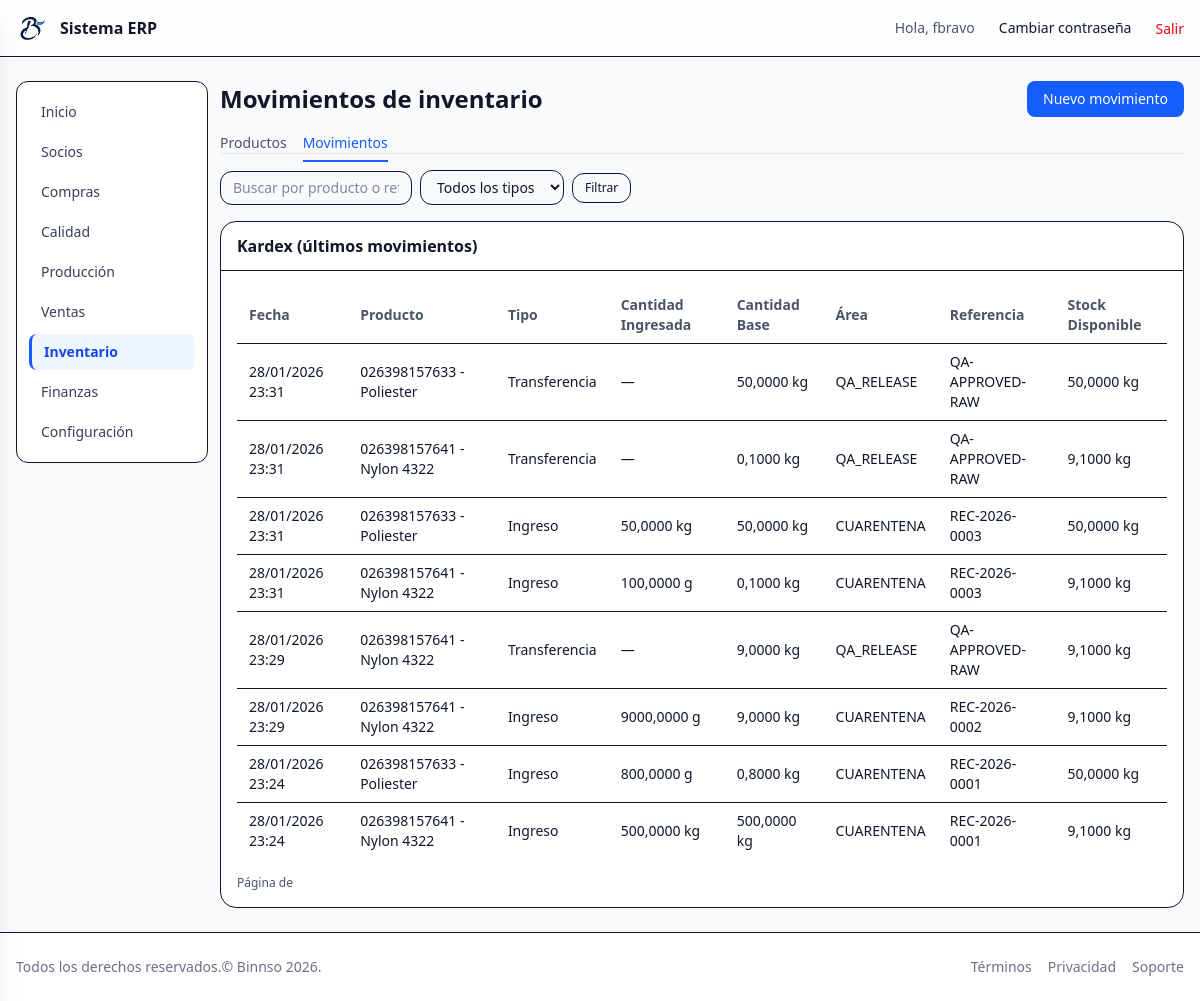
The app's page /inventory/movements/ (signed in), older data.
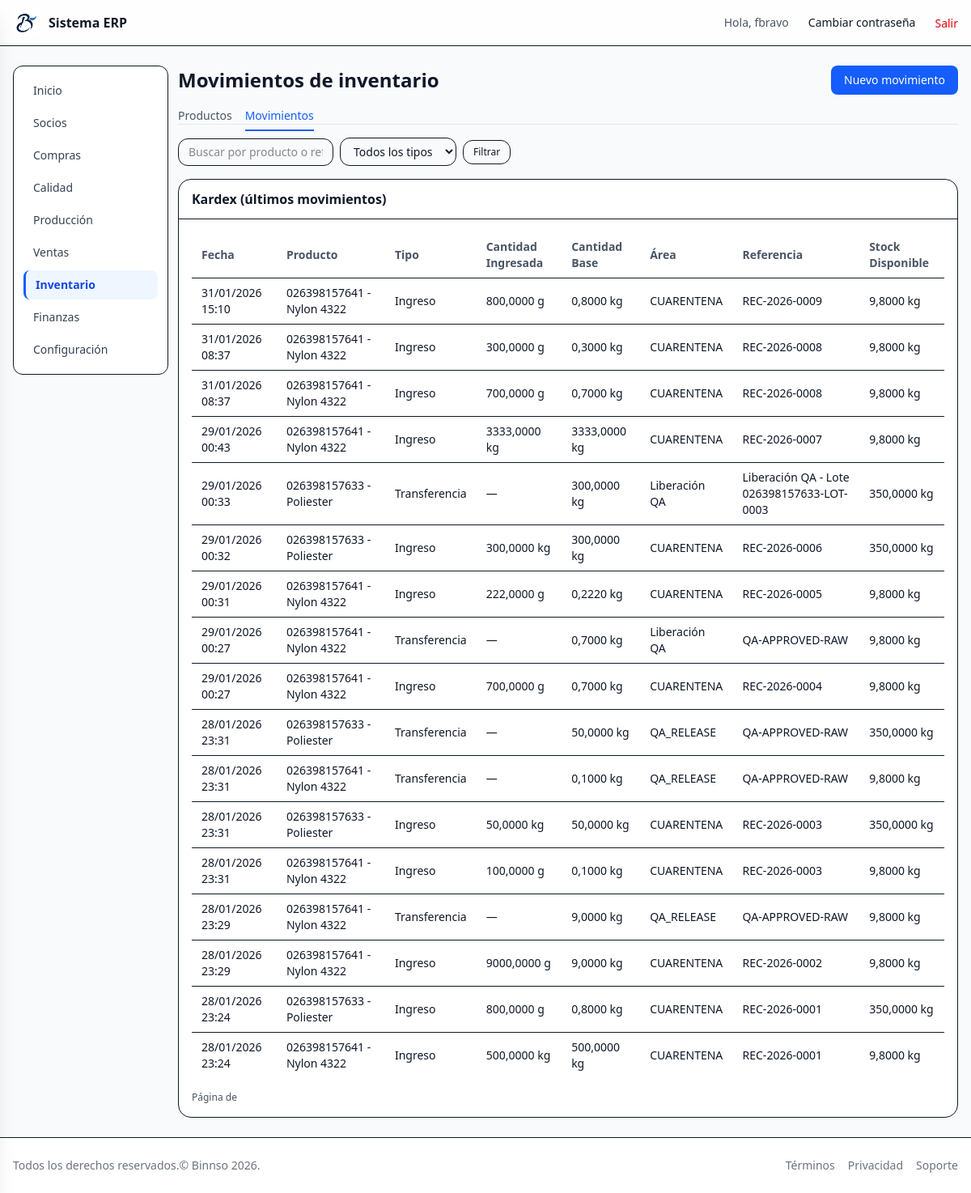
The same page, newer data.
### inventory/models.py (models this page shows, shortened)
class InventoryMove(AuditModel):
    product = models.ForeignKey(Product, on_delete=models.PROTECT, related_name="moves")
    lot = models.ForeignKey(Lot, on_delete=models.PROTECT, related_name="moves", null=True, blank=True)
    movement_type = models.CharField(max_length=3, choices=MovementTypes.choices)
    date = models.DateTimeField(auto_now_add=True)
    quantity = models.DecimalField(max_digits=12, decimal_places=4)
    unit_displayed = models.ForeignKey(Unit,on_delete=models.PROTECT, null=True)  # Unidad que vio el usuario
    quantity_displayed = models.DecimalField(max_digits=10, decimal_places=4,null=True)  # Cantidad que ingresó el usuario
    unit_cost = models.DecimalField(max_digits=10, decimal_places=4, null=True, blank=True)
    reference = models.CharField(max_length=100, blank=True, null=True)  # ej: factura, OC
    warehouse = models.ForeignKey(
        Warehouse,
        on_delete=models.PROTECT,
        related_name="moves",
        verbose_name="Bodega",
        null=True,
        blank=True,
    )
    location = models.ForeignKey(
        Location,
        on_delete=models.PROTECT,
        related_name="moves",
        verbose_name="Ubicación",
        null=True,
        blank=True,
    )
    area = models.CharField(max_length=100, blank=True, null=True)  # ej: Bodega, Producción
    notes = models.TextField(blank=True, null=True)
    reason = models.CharField(max_length=30, choices=MovementReason.choices, blank=True, null=True)
    from_location = models.ForeignKey(Location, on_delete=models.PROTECT, related_name="moves_from", null=True, blank=True)
    to_location = models.ForeignKey(Location, on_delete=models.PROTECT, related_name="moves_to", null=True, blank=True)
    from_warehouse = models.ForeignKey(Warehouse, on_delete=models.PROTECT, related_name="moves_from_wh", null=True, blank=True)
    to_warehouse = models.ForeignKey(Warehouse, on_delete=models.PROTECT, related_name="moves_to_wh", null=True, blank=True)
    class Meta:
        verbose_name = "Movimiento de inventario"
        verbose_name_plural = "Movimientos de inventario"
        ordering = ["-date"]

class Product(AuditModel):
    product_type = models.CharField(
    max_length=10,
    choices=ProductType.choices,
    default=ProductType.RAW,   # Por defecto materia prima
    )
    code = models.CharField(max_length=50, unique=True ) # codigo uncio de producto
    code_2 = models.CharField(max_length=50, blank=True, null=True)
    name = models.CharField(max_length=200)
    base_unit = models.ForeignKey(   #  unidad técnica base
        Unit,
        on_delete=models.PROTECT,
        related_name="products",
        verbose_name="Unidad base",
    )
    unit_price = models.DecimalField(max_digits=10, decimal_places=4, default=0)
    unit_cost = models.DecimalField(max_digits=10, decimal_places=4,  null=True, blank=True)
    tax_scheme = models.ForeignKey(
        TaxScheme,
        on_delete=models.SET_NULL,
        null=True,
        blank=True,
        related_name="products",
        verbose_name="Esquema tributario",
    )
    provider = models.CharField(max_length=200, blank=True, null=True)
    category = models.CharField(max_length=100, blank=True, null=True)
    brand = models.CharField(max_length=100, blank=True, null=True)
    attribute1 = models.CharField(max_length=100, blank=True, null=True)
    attribute2 = models.CharField(max_length=100, blank=True, null=True)
    is_active = models.BooleanField(default=True)
    lot_prefix = models.CharField(
        max_length=20,
        blank=True,
        null=True,
        help_text="Prefijo para el lote de producción (ej: CAP, CAM, 00101, 00102)."
    )
    use_date_in_lot = models.BooleanField(
        default=True,
        help_text="Si está activo, el lote incluye mes y año de fabricación."
    )
    class Meta:
        ordering = ["name"]
        verbose_name = "Producto"
        verbose_name_plural = "Productos"
        permissions = [
            ("export_product", "Puede exportar productos"),
        ]

class Stock(AuditModel):
    product = models.OneToOneField(Product, on_delete=models.CASCADE, related_name="stock")
    quantity = models.DecimalField(max_digits=12, decimal_places=4, default=0)
    class Meta:
        verbose_name = "Stock"
        verbose_name_plural = "Stocks"

### core/models.py (models this page shows, shortened)
class AuditModel(models.Model):
    created_at = models.DateTimeField(auto_now_add=True)
    updated_at = models.DateTimeField(auto_now=True)
    created_by = models.ForeignKey(settings.AUTH_USER_MODEL, null=True, blank=True,
    related_name="%(class)s_created", on_delete=models.SET_NULL)
    updated_by = models.ForeignKey(settings.AUTH_USER_MODEL, null=True, blank=True,
    related_name="%(class)s_updated", on_delete=models.SET_NULL)
    class Meta:
        abstract = True

class Unit(AuditModel):
    code = models.CharField(max_length=10,unique=True,
    help_text="Código corto: kg, g, m, cm, un, caja, etc."
    )
    name = models.CharField(max_length=50,
    help_text="Nombre descriptivo: Kilogramo, Metro, Unidad, Caja..."
    )
    category = models.CharField(max_length=10,choices=UnitCategory.choices,default=UnitCategory.COUNT,
    )
    factor_to_base = models.DecimalField(max_digits=10,decimal_places=4,
    help_text="Factor para convertir a la unidad base de la categoría"
    )
    is_active = models.BooleanField(default=True)
    class Meta:
        verbose_name = "Unidad de medida"
        verbose_name_plural = "Unidades de medida"

### inventory/views.py (the view)
# urls.py: path("movements/", views.InventoryMoveListView.as_view(), name="movements_list"),
class InventoryMoveListView(LoginRequiredMixin, ModulePermissionMixin, ListView):
    permission_required = "inventory.view_inventorymove"
    model = InventoryMove
    template_name = "inventory/movements_list.html"
    context_object_name = "page"
    paginate_by = 20
    def get_queryset(self):
        from django.db.models import Q
        qs = InventoryMove.objects.select_related("product").order_by("-date")
        q = self.request.GET.get("q", "").strip()
        product_id = self.request.GET.get("product")
        move_type = self.request.GET.get("type", "").strip()
        if q:
            qs = qs.filter(
                Q(product__name__icontains=q)
                | Q(product__code__icontains=q)
                | Q(reference__icontains=q)
            )
        if product_id:
            qs = qs.filter(product_id=product_id)
        if move_type:
            qs = qs.filter(movement_type=move_type)
        return qs
    def get_context_data(self, **kwargs):
        from .models import MovementTypes
        ctx = super().get_context_data(**kwargs)
        ctx["type_choices"] = MovementTypes.choices
        return ctx

### templates/inventory/movements_list.html (shortened to what this page needs)
{% extends 'layouts/app.html' %}
{% block app_header %}
  <div class="mb-4 flex items-center justify-between">
    <h1 class="text-2xl font-bold">Movimientos de inventario</h1>
    <a href="{% url 'inventory:movements_create' %}"
       class="rounded-lg bg-blue-600 px-4 py-2 text-sm font-medium text-white hover:bg-blue-700">
      Nuevo movimiento
    </a>
  </div>
{% endblock %}
{% block app_content %}
  {% include 'inventory/_nav.html' %}
  <form method="get" class="mb-4 flex flex-wrap items-center gap-2 text-sm">
    <input type="text" name="q" value="{{ request.GET.q|default_if_none:'' }}"
           placeholder="Buscar por producto o referencia…"
           class="w-48 rounded-xl border px-3 py-1.5 text-sm focus:outline-none focus:ring-1 focus:ring-blue-500" />
    <select name="type"
            class="rounded-xl border px-3 py-1.5 text-sm focus:outline-none focus:ring-1 focus:ring-blue-500"
            onchange="this.form.submit()">
      <option value="">Todos los tipos</option>
    </select>
    <button type="submit" class="rounded-xl border px-3 py-1.5 text-xs hover:bg-gray-50">Filtrar</button>
  </form>
  <div class="rounded-2xl border bg-white">
    <div class="border-b px-4 py-3">
      <h2 class="font-semibold">Kardex (últimos movimientos)</h2>
    </div>
    <div class="hidden md:block overflow-x-auto p-4">
      <table class="min-w-full text-sm">
        <thead>
          <tr class="text-left text-gray-600">
            <th class="px-3 py-2">Fecha</th>
            <th class="px-3 py-2">Producto</th>
            <th class="px-3 py-2">Tipo</th>
            <th class="px-3 py-2">Cantidad Ingresada</th>
            <th class="px-3 py-2">Cantidad Base</th>
            <th class="px-3 py-2">Área</th>
            <th class="px-3 py-2">Referencia</th>
            <th class="px-3 py-2">Stock Disponible</th>
          </tr>
        </thead>
        <tbody>
          {% for m in page %}
            <tr class="border-t">
              <td class="px-3 py-2">{{ m.date|date:"d/m/Y H:i" }}</td>
              <td class="px-3 py-2">{{ m.product.code }} - {{ m.product.name }}</td>
              <td class="px-3 py-2">{{ m.get_movement_type_display }}</td>
              <td class="px-3 py-2">
                {% if m.quantity_displayed and m.unit_displayed %}
                  {{ m.quantity_displayed }} {{ m.unit_displayed.code }}
                {% else %}
                  —
                {% endif %}
              </td>
              <td class="px-3 py-2">{{ m.quantity }} {{ m.product.base_unit.code }}</td>
              <td class="px-3 py-2">{{ m.area|default:"—" }}</td>
              <td class="px-3 py-2">{{ m.reference|default:"—" }}</td>
              <td class="px-3 py-2">
                {% if m.movement_type == "IN" %}
                  {{ m.product.stock.quantity }} {{ m.product.base_unit.code }}
                {% else %}
                  {% with stock=m.product.stock.quantity %}
                    {% if m.movement_type == "OUT" %}
                      {{ stock|add:"-m.quantity" }} {{ m.product.base_unit.code }}
                    {% else %}
                      {{ stock }} {{ m.product.base_unit.code }}
                    {% endif %}
                  {% endwith %}
                {% endif %}
              </td>
            </tr>
          {% empty %}
            <tr>
              <td colspan="8" class="px-3 py-6 text-center text-gray-500">Sin movimientos</td>
            </tr>
          {% endfor %}
        </tbody>
      </table>
      <div class="mt-4 flex items-center justify-between text-xs text-gray-600">
        <div>
          Página {{ page.number }} de {{ page.paginator.num_pages }}
        </div>
      </div>
    </div>
  </div>
{% endblock %}

### templates/partials/_navbar.html (shortened to what this page needs)
{% load static %}
<header class="bg-white/80 backdrop-blur border-b">
  <div class="container mx-auto max-w-7xl px-4 py-3 flex items-center justify-between">
    <a href="{% url 'dashboard' %}" class="flex items-center gap-3">
      <img src="{% static 'img/logo.png' %}" alt="Logo" class="h-8 w-8" />
      <span class="font-semibold">Sistema ERP</span>
    </a>
    <nav class="hidden md:flex items-center gap-6">
      {% if request.user.is_authenticated %}
        <span class="text-sm text-gray-600">Hola, {{ request.user.get_username }}</span>
        <a href="{% url 'password_change' %}" class="text-sm hover:underline">Cambiar contraseña</a>
        <form method="post" action="{% url 'logout' %}" class="inline">
          <button type="submit" class="text-sm text-red-600 hover:underline">
          Salir
        </button>
          </form>
      {% else %}
        <a href="{% url 'login' %}" class="text-sm text-blue-600 hover:underline">Iniciar sesión</a>
      {% endif %}
    </nav>
  </div>
</header>

Row changes from the older to the newer data that the page shows:
added InventoryMove: date "31/01/2026 15:10", product.code "026398157641", product.name "Nylon 4322", movement_type "Ingreso", quantity_displayed "800,0000", unit_displayed.code "g", quantity "0,8000", product.base_unit.code "kg", area "CUARENTENA", reference "REC-2026-0009", product.stock.quantity "9,8000"
added InventoryMove: date "31/01/2026 08:37", product.code "026398157641", product.name "Nylon 4322", movement_type "Ingreso", quantity_displayed "300,0000", unit_displayed.code "g", quantity "0,3000", product.base_unit.code "kg", area "CUARENTENA", reference "REC-2026-0008", product.stock.quantity "9,8000"
added InventoryMove: date "31/01/2026 08:37", product.code "026398157641", product.name "Nylon 4322", movement_type "Ingreso", quantity_displayed "700,0000", unit_displayed.code "g", quantity "0,7000", product.base_unit.code "kg", area "CUARENTENA", reference "REC-2026-0008", product.stock.quantity "9,8000"
added InventoryMove: date "29/01/2026 00:43", product.code "026398157641", product.name "Nylon 4322", movement_type "Ingreso", quantity_displayed "3333,0000", unit_displayed.code "kg", quantity "3333,0000", product.base_unit.code "kg", area "CUARENTENA", reference "REC-2026-0007", product.stock.quantity "9,8000"
added InventoryMove: date "29/01/2026 00:33", product.code "026398157633", product.name "Poliester", movement_type "Transferencia", quantity "300,0000", product.base_unit.code "kg", area "Liberación QA", reference "Liberación QA - Lote 026398157633-LOT-0003", product.stock.quantity "350,0000"
added InventoryMove: date "29/01/2026 00:32", product.code "026398157633", product.name "Poliester", movement_type "Ingreso", quantity_displayed "300,0000", unit_displayed.code "kg", quantity "300,0000", product.base_unit.code "kg", area "CUARENTENA", reference "REC-2026-0006", product.stock.quantity "350,0000"
added InventoryMove: date "29/01/2026 00:31", product.code "026398157641", product.name "Nylon 4322", movement_type "Ingreso", quantity_displayed "222,0000", unit_displayed.code "g", quantity "0,2220", product.base_unit.code "kg", area "CUARENTENA", reference "REC-2026-0005", product.stock.quantity "9,8000"
added InventoryMove: date "29/01/2026 00:27", product.code "026398157641", product.name "Nylon 4322", movement_type "Transferencia", quantity "0,7000", product.base_unit.code "kg", area "Liberación QA", reference "QA-APPROVED-RAW", product.stock.quantity "9,8000"
added InventoryMove: date "29/01/2026 00:27", product.code "026398157641", product.name "Nylon 4322", movement_type "Ingreso", quantity_displayed "700,0000", unit_displayed.code "g", quantity "0,7000", product.base_unit.code "kg", area "CUARENTENA", reference "REC-2026-0004", product.stock.quantity "9,8000"
changed through a linked row, InventoryMove (number 10 of 17 on the later page): product.stock.quantity "50,0000" → "350,0000"
changed through a linked row, InventoryMove (number 11 of 17 on the later page): product.stock.quantity "9,1000" → "9,8000"
changed through a linked row, InventoryMove (number 12 of 17 on the later page): product.stock.quantity "50,0000" → "350,0000"
changed through a linked row, InventoryMove (number 13 of 17 on the later page): product.stock.quantity "9,1000" → "9,8000"
changed through a linked row, InventoryMove (number 14 of 17 on the later page): product.stock.quantity "9,1000" → "9,8000"
changed through a linked row, InventoryMove "REC-2026-0002": product.stock.quantity "9,1000" → "9,8000"
changed through a linked row, InventoryMove (number 16 of 17 on the later page): product.stock.quantity "50,0000" → "350,0000"
changed through a linked row, InventoryMove (number 17 of 17 on the later page): product.stock.quantity "9,1000" → "9,8000"
